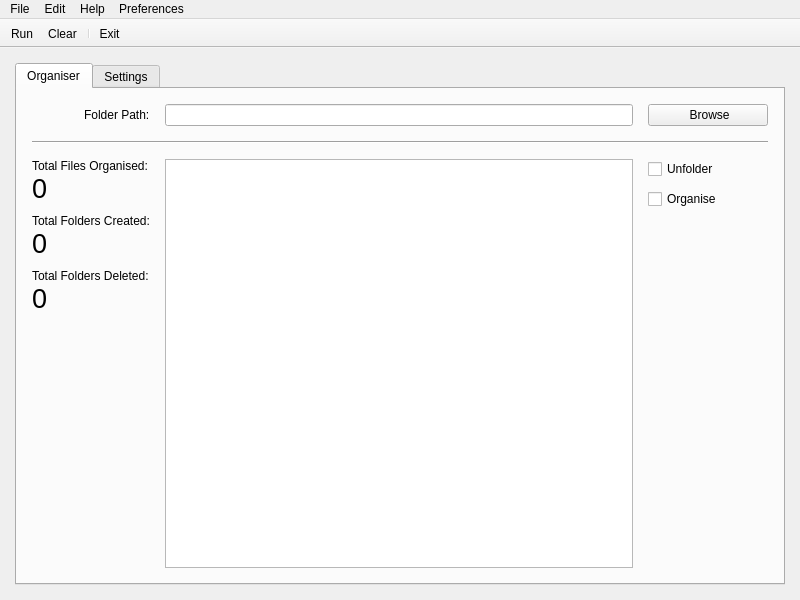
<?xml version="1.0" encoding="UTF-8"?>
<ui version="4.0">
 <class>MainWindow</class>
 <widget class="QMainWindow" name="MainWindow">
  <property name="geometry">
   <rect>
    <x>0</x>
    <y>0</y>
    <width>800</width>
    <height>600</height>
   </rect>
  </property>
  <property name="minimumSize">
   <size>
    <width>700</width>
    <height>500</height>
   </size>
  </property>
  <property name="maximumSize">
   <size>
    <width>900</width>
    <height>700</height>
   </size>
  </property>
  <property name="windowIcon">
   <iconset resource="resources.qrc">
    <normaloff>:/icons/app_icon.ico</normaloff>:/icons/app_icon.ico</iconset>
  </property>
  <widget class="QWidget" name="centralwidget">
   <layout class="QHBoxLayout" name="horizontalLayout">
    <property name="spacing">
     <number>15</number>
    </property>
    <property name="leftMargin">
     <number>15</number>
    </property>
    <property name="topMargin">
     <number>15</number>
    </property>
    <property name="rightMargin">
     <number>15</number>
    </property>
    <property name="bottomMargin">
     <number>15</number>
    </property>
    <item>
     <widget class="QTabWidget" name="tabWidget">
      <property name="currentIndex">
       <number>0</number>
      </property>
      <widget class="QWidget" name="tab_organiser">
       <attribute name="title">
        <string>Organiser</string>
       </attribute>
       <layout class="QGridLayout" name="gridLayout_3">
        <property name="leftMargin">
         <number>15</number>
        </property>
        <property name="topMargin">
         <number>15</number>
        </property>
        <property name="rightMargin">
         <number>15</number>
        </property>
        <property name="bottomMargin">
         <number>15</number>
        </property>
        <property name="spacing">
         <number>15</number>
        </property>
        <item row="0" column="2">
         <widget class="QPushButton" name="btn_browse">
          <property name="minimumSize">
           <size>
            <width>110</width>
            <height>0</height>
           </size>
          </property>
          <property name="text">
           <string> Browse</string>
          </property>
          <property name="icon">
           <iconset resource="resources.qrc">
            <normaloff>:/icons/folder_open.svg</normaloff>:/icons/folder_open.svg</iconset>
          </property>
         </widget>
        </item>
        <item row="2" column="1">
         <widget class="QTextEdit" name="textedit_log">
          <property name="sizePolicy">
           <sizepolicy hsizetype="Expanding" vsizetype="Expanding">
            <horstretch>0</horstretch>
            <verstretch>0</verstretch>
           </sizepolicy>
          </property>
          <property name="readOnly">
           <bool>true</bool>
          </property>
         </widget>
        </item>
        <item row="0" column="0" alignment="Qt::AlignRight">
         <widget class="QLabel" name="label">
          <property name="text">
           <string>Folder Path:</string>
          </property>
         </widget>
        </item>
        <item row="2" column="0">
         <layout class="QVBoxLayout" name="verticalLayout_5">
          <property name="spacing">
           <number>10</number>
          </property>
          <item>
           <layout class="QVBoxLayout" name="verticalLayout_2">
            <property name="spacing">
             <number>0</number>
            </property>
            <item>
             <widget class="QLabel" name="label_2">
              <property name="text">
               <string>Total Files Organised:</string>
              </property>
             </widget>
            </item>
            <item>
             <widget class="QLabel" name="label_files_moved_count">
              <property name="font">
               <font>
                <family>MS Shell Dlg 2</family>
                <pointsize>20</pointsize>
               </font>
              </property>
              <property name="text">
               <string>0</string>
              </property>
             </widget>
            </item>
           </layout>
          </item>
          <item>
           <layout class="QVBoxLayout" name="verticalLayout_4">
            <property name="spacing">
             <number>0</number>
            </property>
            <item>
             <widget class="QLabel" name="label_4">
              <property name="text">
               <string>Total Folders Created:</string>
              </property>
             </widget>
            </item>
            <item>
             <widget class="QLabel" name="label_folder_created_count">
              <property name="font">
               <font>
                <family>MS Shell Dlg 2</family>
                <pointsize>20</pointsize>
               </font>
              </property>
              <property name="text">
               <string>0</string>
              </property>
             </widget>
            </item>
           </layout>
          </item>
          <item>
           <layout class="QVBoxLayout" name="verticalLayout_3">
            <property name="spacing">
             <number>0</number>
            </property>
            <item>
             <widget class="QLabel" name="label_3">
              <property name="text">
               <string>Total Folders Deleted:</string>
              </property>
             </widget>
            </item>
            <item>
             <widget class="QLabel" name="label_folder_deleted_count">
              <property name="font">
               <font>
                <family>MS Shell Dlg 2</family>
                <pointsize>20</pointsize>
               </font>
              </property>
              <property name="text">
               <string>0</string>
              </property>
             </widget>
            </item>
           </layout>
          </item>
          <item>
           <spacer name="verticalSpacer_2">
            <property name="orientation">
             <enum>Qt::Vertical</enum>
            </property>
            <property name="sizeHint" stdset="0">
             <size>
              <width>20</width>
              <height>40</height>
             </size>
            </property>
           </spacer>
          </item>
         </layout>
        </item>
        <item row="2" column="2">
         <layout class="QVBoxLayout" name="verticalLayout">
          <property name="spacing">
           <number>10</number>
          </property>
          <item>
           <widget class="QCheckBox" name="checkbox_unfolder">
            <property name="minimumSize">
             <size>
              <width>120</width>
              <height>0</height>
             </size>
            </property>
            <property name="text">
             <string>Unfolder</string>
            </property>
           </widget>
          </item>
          <item>
           <widget class="QCheckBox" name="checkbox_organise">
            <property name="minimumSize">
             <size>
              <width>120</width>
              <height>0</height>
             </size>
            </property>
            <property name="text">
             <string>Organise</string>
            </property>
           </widget>
          </item>
          <item>
           <spacer name="verticalSpacer">
            <property name="orientation">
             <enum>Qt::Vertical</enum>
            </property>
            <property name="sizeHint" stdset="0">
             <size>
              <width>20</width>
              <height>40</height>
             </size>
            </property>
           </spacer>
          </item>
         </layout>
        </item>
        <item row="0" column="1">
         <widget class="QLineEdit" name="lineedit_folder_path">
          <property name="sizePolicy">
           <sizepolicy hsizetype="Expanding" vsizetype="Fixed">
            <horstretch>0</horstretch>
            <verstretch>0</verstretch>
           </sizepolicy>
          </property>
         </widget>
        </item>
        <item row="1" column="0" colspan="3">
         <widget class="Line" name="line">
          <property name="orientation">
           <enum>Qt::Horizontal</enum>
          </property>
         </widget>
        </item>
       </layout>
      </widget>
      <widget class="QWidget" name="tab_settings">
       <attribute name="icon">
        <iconset resource="resources.qrc">
         <normaloff>:/icons/settings.svg</normaloff>:/icons/settings.svg</iconset>
       </attribute>
       <attribute name="title">
        <string>Settings</string>
       </attribute>
       <layout class="QHBoxLayout" name="horizontalLayout_4">
        <property name="spacing">
         <number>20</number>
        </property>
        <property name="leftMargin">
         <number>15</number>
        </property>
        <property name="topMargin">
         <number>15</number>
        </property>
        <property name="rightMargin">
         <number>15</number>
        </property>
        <property name="bottomMargin">
         <number>15</number>
        </property>
        <item>
         <widget class="QGroupBox" name="groupbox_categories">
          <property name="title">
           <string>Categories</string>
          </property>
          <layout class="QGridLayout" name="gridLayout">
           <property name="leftMargin">
            <number>15</number>
           </property>
           <property name="topMargin">
            <number>15</number>
           </property>
           <property name="rightMargin">
            <number>15</number>
           </property>
           <property name="bottomMargin">
            <number>15</number>
           </property>
           <property name="spacing">
            <number>15</number>
           </property>
           <item row="0" column="0" colspan="2">
            <widget class="QLineEdit" name="lineedit_category">
             <property name="placeholderText">
              <string>Category Name</string>
             </property>
            </widget>
           </item>
           <item row="1" column="0">
            <widget class="QListWidget" name="listWidget_categories"/>
           </item>
           <item row="1" column="1">
            <layout class="QVBoxLayout" name="verticalLayout_6">
             <property name="spacing">
              <number>10</number>
             </property>
             <item>
              <widget class="QPushButton" name="btn_add_category">
               <property name="text">
                <string>Add</string>
               </property>
               <property name="icon">
                <iconset resource="resources.qrc">
                 <normaloff>:/icons/add.svg</normaloff>:/icons/add.svg</iconset>
               </property>
              </widget>
             </item>
             <item>
              <widget class="QPushButton" name="btn_rename_category">
               <property name="text">
                <string>Rename</string>
               </property>
               <property name="icon">
                <iconset resource="resources.qrc">
                 <normaloff>:/icons/edit.svg</normaloff>:/icons/edit.svg</iconset>
               </property>
              </widget>
             </item>
             <item>
              <widget class="QPushButton" name="btn_delete_category">
               <property name="text">
                <string>Delete</string>
               </property>
               <property name="icon">
                <iconset resource="resources.qrc">
                 <normaloff>:/icons/delete.svg</normaloff>:/icons/delete.svg</iconset>
               </property>
              </widget>
             </item>
             <item>
              <spacer name="verticalSpacer_3">
               <property name="orientation">
                <enum>Qt::Vertical</enum>
               </property>
               <property name="sizeHint" stdset="0">
                <size>
                 <width>20</width>
                 <height>40</height>
                </size>
               </property>
              </spacer>
             </item>
            </layout>
           </item>
          </layout>
         </widget>
        </item>
        <item>
         <widget class="QGroupBox" name="groupbox_extensions">
          <property name="title">
           <string>Extensions</string>
          </property>
          <layout class="QGridLayout" name="gridLayout_2">
           <property name="leftMargin">
            <number>15</number>
           </property>
           <property name="topMargin">
            <number>15</number>
           </property>
           <property name="rightMargin">
            <number>15</number>
           </property>
           <property name="bottomMargin">
            <number>15</number>
           </property>
           <property name="spacing">
            <number>15</number>
           </property>
           <item row="0" column="0" colspan="2">
            <widget class="QLineEdit" name="lineedit_extension">
             <property name="placeholderText">
              <string>Extension (example: .jpg)</string>
             </property>
            </widget>
           </item>
           <item row="1" column="0">
            <widget class="QListWidget" name="listWidget_extensions"/>
           </item>
           <item row="1" column="1">
            <layout class="QVBoxLayout" name="verticalLayout_7">
             <property name="spacing">
              <number>10</number>
             </property>
             <item>
              <widget class="QPushButton" name="btn_add_extension">
               <property name="text">
                <string>Add</string>
               </property>
               <property name="icon">
                <iconset resource="resources.qrc">
                 <normaloff>:/icons/add.svg</normaloff>:/icons/add.svg</iconset>
               </property>
              </widget>
             </item>
             <item>
              <widget class="QPushButton" name="btn_delete_extension">
               <property name="text">
                <string>Delete</string>
               </property>
               <property name="icon">
                <iconset resource="resources.qrc">
                 <normaloff>:/icons/delete.svg</normaloff>:/icons/delete.svg</iconset>
               </property>
              </widget>
             </item>
             <item>
              <spacer name="verticalSpacer_4">
               <property name="orientation">
                <enum>Qt::Vertical</enum>
               </property>
               <property name="sizeHint" stdset="0">
                <size>
                 <width>20</width>
                 <height>40</height>
                </size>
               </property>
              </spacer>
             </item>
            </layout>
           </item>
          </layout>
         </widget>
        </item>
       </layout>
      </widget>
     </widget>
    </item>
   </layout>
  </widget>
  <widget class="QToolBar" name="toolBar">
   <property name="windowTitle">
    <string>toolBar</string>
   </property>
   <property name="movable">
    <bool>false</bool>
   </property>
   <property name="iconSize">
    <size>
     <width>50</width>
     <height>35</height>
    </size>
   </property>
   <property name="toolButtonStyle">
    <enum>Qt::ToolButtonTextUnderIcon</enum>
   </property>
   <attribute name="toolBarArea">
    <enum>TopToolBarArea</enum>
   </attribute>
   <attribute name="toolBarBreak">
    <bool>false</bool>
   </attribute>
   <addaction name="action_run"/>
   <addaction name="action_clear"/>
   <addaction name="separator"/>
   <addaction name="action_exit"/>
  </widget>
  <widget class="QMenuBar" name="menuBar">
   <property name="geometry">
    <rect>
     <x>0</x>
     <y>0</y>
     <width>800</width>
     <height>26</height>
    </rect>
   </property>
   <widget class="QMenu" name="menuFile">
    <property name="title">
     <string>File</string>
    </property>
    <addaction name="action_run"/>
    <addaction name="action_exit"/>
   </widget>
   <widget class="QMenu" name="menuEdit">
    <property name="title">
     <string>Edit</string>
    </property>
    <addaction name="action_clear"/>
   </widget>
   <widget class="QMenu" name="menuHelp">
    <property name="title">
     <string>Help</string>
    </property>
    <addaction name="action_read_documentation"/>
    <addaction name="action_check_for_updates"/>
   </widget>
   <widget class="QMenu" name="menuPreferences">
    <property name="title">
     <string>Preferences</string>
    </property>
    <addaction name="action_update_check_at_startup"/>
   </widget>
   <addaction name="menuFile"/>
   <addaction name="menuEdit"/>
   <addaction name="menuHelp"/>
   <addaction name="menuPreferences"/>
  </widget>
  <action name="action_run">
   <property name="icon">
    <iconset resource="resources.qrc">
     <normaloff>:/icons/run.png</normaloff>:/icons/run.png</iconset>
   </property>
   <property name="text">
    <string>Run</string>
   </property>
   <property name="toolTip">
    <string>Run</string>
   </property>
  </action>
  <action name="action_clear">
   <property name="icon">
    <iconset resource="resources.qrc">
     <normaloff>:/icons/clear.png</normaloff>:/icons/clear.png</iconset>
   </property>
   <property name="text">
    <string>Clear</string>
   </property>
   <property name="toolTip">
    <string>Clear</string>
   </property>
  </action>
  <action name="action_exit">
   <property name="icon">
    <iconset resource="resources.qrc">
     <normaloff>:/icons/exit.png</normaloff>:/icons/exit.png</iconset>
   </property>
   <property name="text">
    <string>Exit</string>
   </property>
   <property name="toolTip">
    <string>Exit</string>
   </property>
  </action>
  <action name="action_read_documentation">
   <property name="text">
    <string>Read Documentation</string>
   </property>
  </action>
  <action name="action_check_for_updates">
   <property name="text">
    <string>Check for Updates...</string>
   </property>
  </action>
  <action name="action_update_check_at_startup">
   <property name="checkable">
    <bool>true</bool>
   </property>
   <property name="checked">
    <bool>true</bool>
   </property>
   <property name="text">
    <string>Check for updates at startup</string>
   </property>
  </action>
 </widget>
 <resources>
  <include location="resources.qrc"/>
 </resources>
 <connections/>
</ui>
